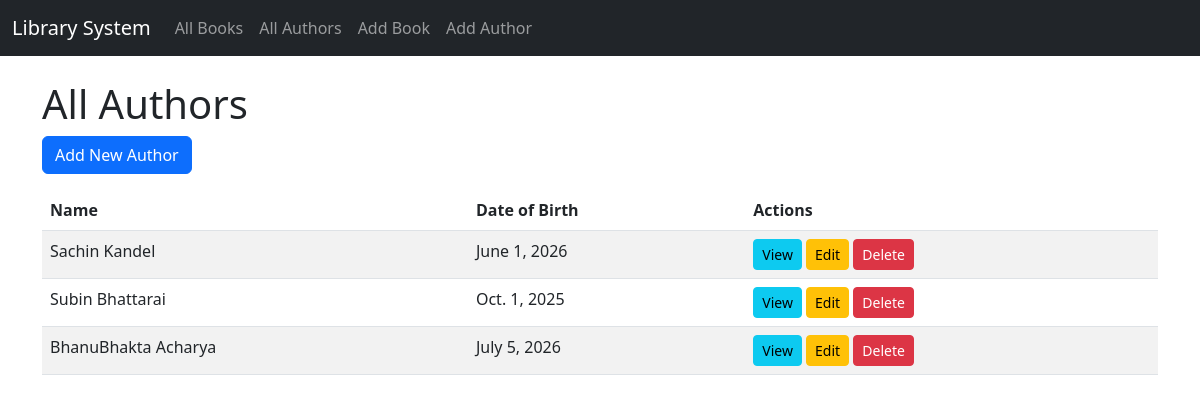
Screenshot of /authors/ with the database file from the repository.
### library/models.py (models this page shows, shortened)
class Author(models.Model):
    name = models.CharField(max_length=100)
    date_of_birth = models.DateField(blank=True, null=True)
    bio = models.TextField(blank=True, null=True)

### library/views.py (the view)
# urls.py: path('authors/', views.author_list, name='author_list'),
def author_list(request):
    authors = Author.objects.all()
    return render(request,'author_list.html', {'authors':authors})

### templates/author_list.html
{% extends 'base.html' %}
{% block content %}
    <h1>All Authors</h1>
    <a href="{% url 'author_add' %}" class="btn btn-primary mb-3">Add New Author</a>
    <table class="table table-striped">
        <thead>
            <tr>
                <th>Name</th>
                <th>Date of Birth</th>
                <th>Actions</th>
            </tr>
        </thead>
        <tbody>
            {% for author in authors %}
            <tr>
                <td>{{ author.name }}</td>
                <td>{{ author.date_of_birth }}</td>
                <td>
                    <a href="{% url 'author_detail' author.pk %}" class="btn btn-sm btn-info">View</a>
                    <a href="{% url 'author_edit' author.pk %}" class="btn btn-sm btn-warning">Edit</a>
                    <a href="{% url 'author_delete' author.pk %}" class="btn btn-sm btn-danger">Delete</a>
                </td>
            </tr>
            {% empty %}
            <tr>
                <td colspan="3">No authors found.</td>
            </tr>
            {% endfor %}
        </tbody>
    </table>
{% endblock %}

### rows the page displays
Author: name "Sachin Kandel", date_of_birth "June 1, 2026"
Author: name "Subin Bhattarai", date_of_birth "Oct. 1, 2025"
Author: name "BhanuBhakta Acharya", date_of_birth "July 5, 2026"
